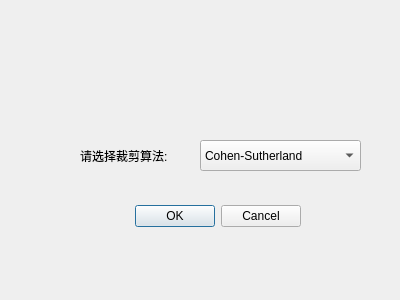
<?xml version="1.0" encoding="UTF-8"?>
<ui version="4.0">
 <class>clipDialog</class>
 <widget class="QDialog" name="clipDialog">
  <property name="geometry">
   <rect>
    <x>0</x>
    <y>0</y>
    <width>400</width>
    <height>300</height>
   </rect>
  </property>
  <property name="windowTitle">
   <string>Dialog</string>
  </property>
  <widget class="QDialogButtonBox" name="buttonBox">
   <property name="geometry">
    <rect>
     <x>-40</x>
     <y>200</y>
     <width>341</width>
     <height>32</height>
    </rect>
   </property>
   <property name="orientation">
    <enum>Qt::Horizontal</enum>
   </property>
   <property name="standardButtons">
    <set>QDialogButtonBox::Cancel|QDialogButtonBox::Ok</set>
   </property>
  </widget>
  <widget class="QLabel" name="label_2">
   <property name="geometry">
    <rect>
     <x>80</x>
     <y>140</y>
     <width>111</width>
     <height>31</height>
    </rect>
   </property>
   <property name="text">
    <string>请选择裁剪算法:</string>
   </property>
  </widget>
  <widget class="QComboBox" name="comboBoxClipType">
   <property name="geometry">
    <rect>
     <x>200</x>
     <y>140</y>
     <width>161</width>
     <height>31</height>
    </rect>
   </property>
   <item>
    <property name="text">
     <string>Cohen-Sutherland</string>
    </property>
   </item>
   <item>
    <property name="text">
     <string>Liang</string>
    </property>
   </item>
  </widget>
 </widget>
 <resources/>
 <connections>
  <connection>
   <sender>buttonBox</sender>
   <signal>accepted()</signal>
   <receiver>clipDialog</receiver>
   <slot>accept()</slot>
   <hints>
    <hint type="sourcelabel">
     <x>248</x>
     <y>254</y>
    </hint>
    <hint type="destinationlabel">
     <x>157</x>
     <y>274</y>
    </hint>
   </hints>
  </connection>
  <connection>
   <sender>buttonBox</sender>
   <signal>rejected()</signal>
   <receiver>clipDialog</receiver>
   <slot>reject()</slot>
   <hints>
    <hint type="sourcelabel">
     <x>316</x>
     <y>260</y>
    </hint>
    <hint type="destinationlabel">
     <x>286</x>
     <y>274</y>
    </hint>
   </hints>
  </connection>
 </connections>
</ui>
